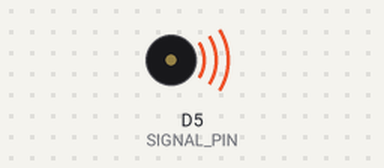
Simulated run of this program. Board: ESP8266 (NodeMCU). On the bench: buzzer (waves = sounding). What the program prints to the serial monitor is not drawn.

Above: at 3.0 s.
Timing chart, 0 to 15.6 s (numbered marks = the images above):
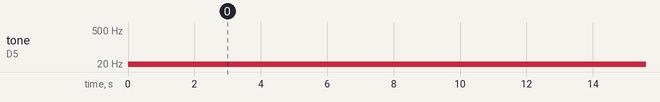

Measured:
- by itself, tone on D5 (SIGNAL_PIN): alternates 10 Hz for 6.0 s and 3 Hz for 6.0 s

The program:

main.cpp
```cpp
#include <Arduino.h>

constexpr uint8_t SIGNAL_PIN = D5;  // GPIO14
constexpr uint32_t CHANGE_INTERVAL_MS = 6000;
constexpr uint16_t FREQUENCIES_HZ[] = {3, 10};
constexpr size_t FREQUENCY_COUNT =
  sizeof(FREQUENCIES_HZ) / sizeof(FREQUENCIES_HZ[0]);

size_t frequencyIndex = 0;
uint32_t lastFrequencyChangeMs = 0;

void selectFrequency(size_t index) {
  tone(SIGNAL_PIN, FREQUENCIES_HZ[index]);

  Serial.print("Saida D5/GPIO14: ");
  Serial.print(FREQUENCIES_HZ[index]);
  Serial.println(" Hz");
}

void setup() {
  Serial.begin(115200);
  pinMode(SIGNAL_PIN, OUTPUT);
  digitalWrite(SIGNAL_PIN, LOW);

  selectFrequency(frequencyIndex);
  lastFrequencyChangeMs = millis();
}

void loop() {
  const uint32_t now = millis();
  if (now - lastFrequencyChangeMs >= CHANGE_INTERVAL_MS) {
    lastFrequencyChangeMs += CHANGE_INTERVAL_MS;
    frequencyIndex = (frequencyIndex + 1) % FREQUENCY_COUNT;
    selectFrequency(frequencyIndex);
  }
}
```
